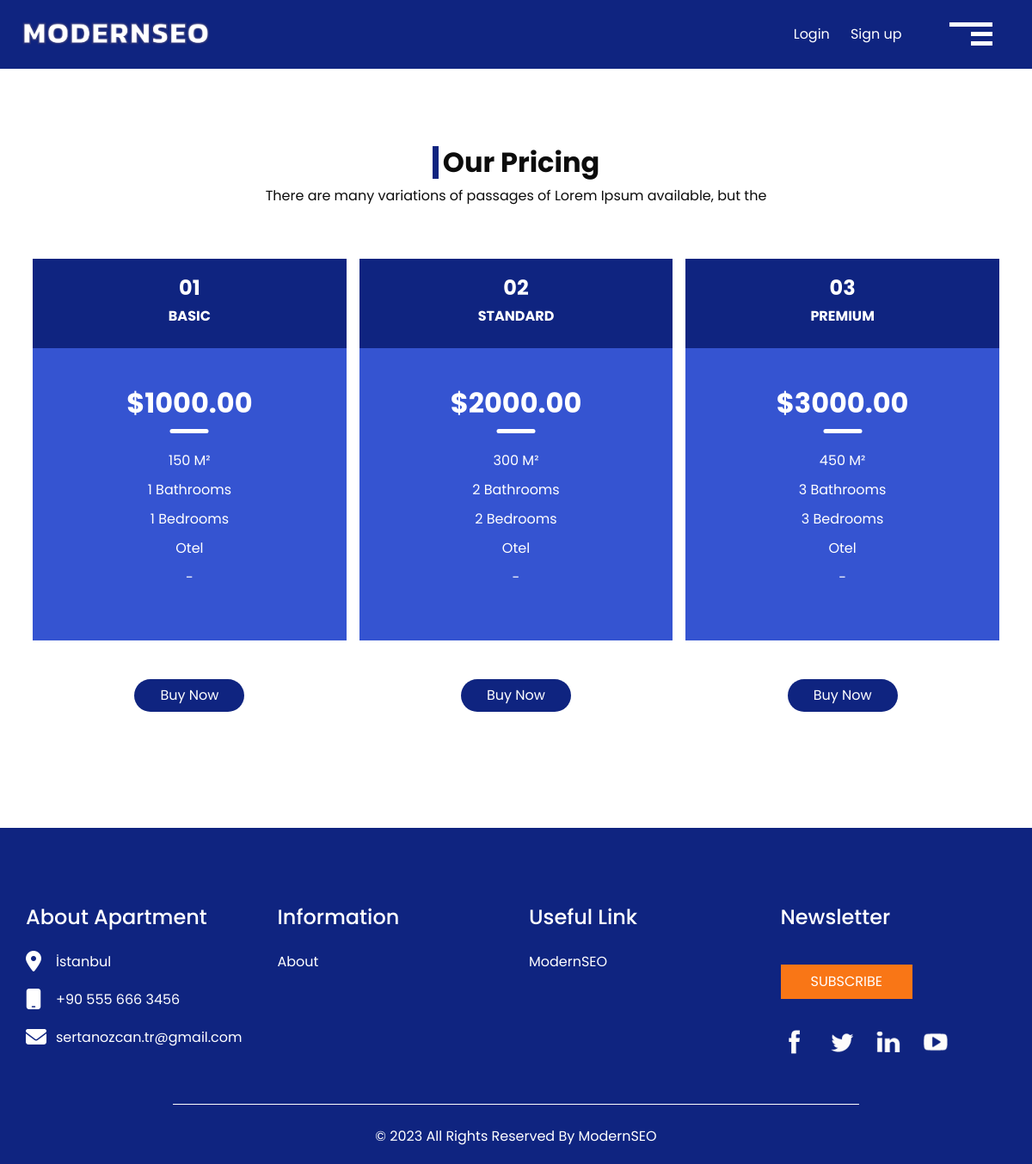
The page /price/ on the database its author committed.
### Django Project/appSale/models.py (models this page shows, shortened)
class Price(models.Model):
   Price_ID = models.IntegerField(primary_key = True)
   Price_Number = models.CharField(max_length=20)
   Price_Special = models.CharField(max_length=20)
   Price_Money= models.CharField(max_length=50)
   Price_Line1= models.CharField(max_length=50)
   Price_Line2= models.CharField(max_length=50)
   Price_Line3= models.CharField(max_length=50)
   Price_Line4= models.CharField(max_length=50)
   Price_Line5= models.CharField(max_length=50)
   Price_Line6= models.CharField(max_length=50)
   Price_URL = models.CharField(max_length = 200)

### Django Project/appSale/views.py (the view)
# urls.py: path('price/',appSaleViews.price, name='price'),
def price(request):
  price=Price.objects.all()
  return render(request, 'price.html',{'price':price})

### Django Project/appSale/templates/price.html (shortened to what this page needs)
{% extends "index.html" %}
{%load static%}
{% block content %}
<body class="sub_page">
  {% include 'layouts/_header.html' %}
  <section class="price_section layout_padding">
    <div class="container">
      <div class="heading_container">
        <h2>
          Our Pricing
        </h2>
        <p>
          There are many variations of passages of Lorem Ipsum available, but the
        </p>
      </div>
            <div class="price_container">
        {% for pr in price %}
        <div class="box">
          <div class="detail-box">
            <div class="heading-box">
              <h4>
                {{ pr.Price_Number }}
              </h4>
              <h6>
                {{ pr.Price_Special }}
              </h6>
            </div>
            <div class="text-box">
              <h2>
                {{ pr.Price_Money }}
              </h2>
              <ul>
                <li>
                  {{ pr.Price_Line1 }}
                </li>
                <li>
                  {{ pr.Price_Line2 }}
                </li>
                <li>
                  {{ pr.Price_Line3 }}
                </li>
                <li>
                  {{ pr.Price_Line4 }}
                </li>
                <li>
                  {{ pr.Price_Line5 }}
                </li>
              </ul>
            </div>
          </div>
          <div class="btn-box">
            <a href="{{ pr.Price_URL }}" type="submit" >
              {{ pr.Price_Line6 }}
            </a>
          </div>
        </div>
        {% endfor %}
      </div>
    </div>
  </section>
  {%include 'layouts/_footer.html' %}
</body>
</body>
{%endblock%}

### Django Project/appSale/static/css/style.css (style rules this page uses)
body { font-family: 'Poppins', sans-serif; color: #0c0c0c; background-color: #ffffff; }
.layout_padding { padding-top: 90px; padding-bottom: 90px; }
.heading_container { display: -webkit-box; display: -ms-flexbox; display: flex; -webkit-box-orient: vertical; -webkit-box-direction: normal; -ms-flex-direction: column; flex-direction: column; }
.heading_container h2 { padding-left: 5px; position: relative; border-left: 7px solid #0f2480; font-weight: bold; }
a, a:hover, a:focus { text-decoration: none; }
.price_section .heading_container { -webkit-box-align: center; -ms-flex-align: center; align-items: center; }
.price_section .price_container { display: -webkit-box; display: -ms-flexbox; display: flex; -webkit-box-pack: center; -ms-flex-pack: center; justify-content: center; -ms-flex-wrap: wrap; flex-wrap: wrap; text-align: center; }
.price_section .price_container .box { -ms-flex-preferred-size: 32%; flex-basis: 32%; margin: 45px .65%; color: #ffffff; min-width: 300px; }
.price_section .price_container .box .detail-box { background-color: #3554d1; }
.price_section .price_container .box .detail-box .heading-box { padding: 20px 0; background-color: #0f2480; }
.price_section .price_container .box .detail-box .heading-box h4 { font-weight: bold; }
.price_section .price_container .box .detail-box .heading-box h6 { text-transform: uppercase; font-weight: bold; }
.price_section .price_container .box .detail-box .text-box { padding: 45px 0; }
.price_section .price_container .box .detail-box .text-box h2 { font-weight: bold; position: relative; padding-bottom: 15px; margin-bottom: 20px; }
.price_section .price_container .box .detail-box .text-box h2::before { content: ""; position: absolute; bottom: 0; left: 50%; width: 45px; height: 5px; border-radius: 10px; -webkit-transform: translateX(-50%); transform: translateX(-50%); background-color: #ffffff; }
.price_section .price_container .box .detail-box .text-box ul { padding: 0; }
.price_section .price_container .box .detail-box .text-box ul li { list-style-type: none; margin: 10px 0; }
.price_section .price_container .box .btn-box { display: -webkit-box; display: -ms-flexbox; display: flex; -webkit-box-pack: center; -ms-flex-pack: center; justify-content: center; margin-top: 45px; }
.price_section .price_container .box .btn-box a { padding: 7px 30px; background-color: #0f2480; color: #ffffff; border-radius: 25px; }

### Django Project/appSale/static/css/responsive.css (style rules this page uses)
@media (min-width: 1200px) { .container { max-width: 1170px; } }

### rows shown on the page
Price: Price_Number "01", Price_Special "BASIC", Price_Money "$1000.00", Price_Line1 "150 M²", Price_Line2 "1 Bathrooms", Price_Line3 "1 Bedrooms", Price_Line4 "Otel", Price_Line5 "-", Price_Line6 "Buy Now"
Price: Price_Number "02", Price_Special "STANDARD", Price_Money "$2000.00", Price_Line1 "300 M²", Price_Line2 "2 Bathrooms", Price_Line3 "2 Bedrooms", Price_Line4 "Otel", Price_Line5 "-", Price_Line6 "Buy Now"
Price: Price_Number "03", Price_Special "PREMIUM", Price_Money "$3000.00", Price_Line1 "450 M²", Price_Line2 "3 Bathrooms", Price_Line3 "3 Bedrooms", Price_Line4 "Otel", Price_Line5 "-", Price_Line6 "Buy Now"
